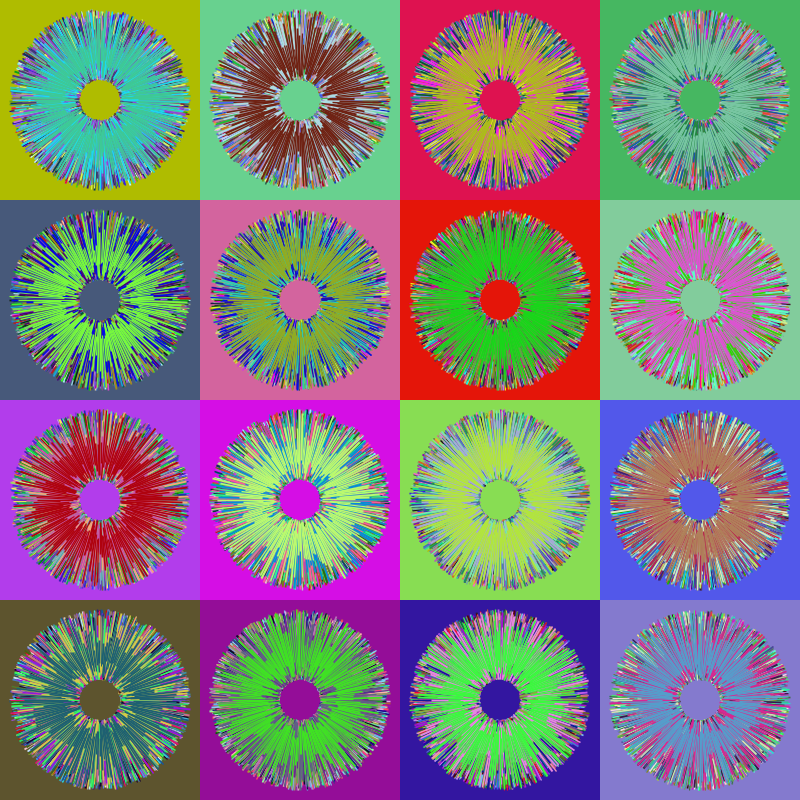
Frame 1 (no input)
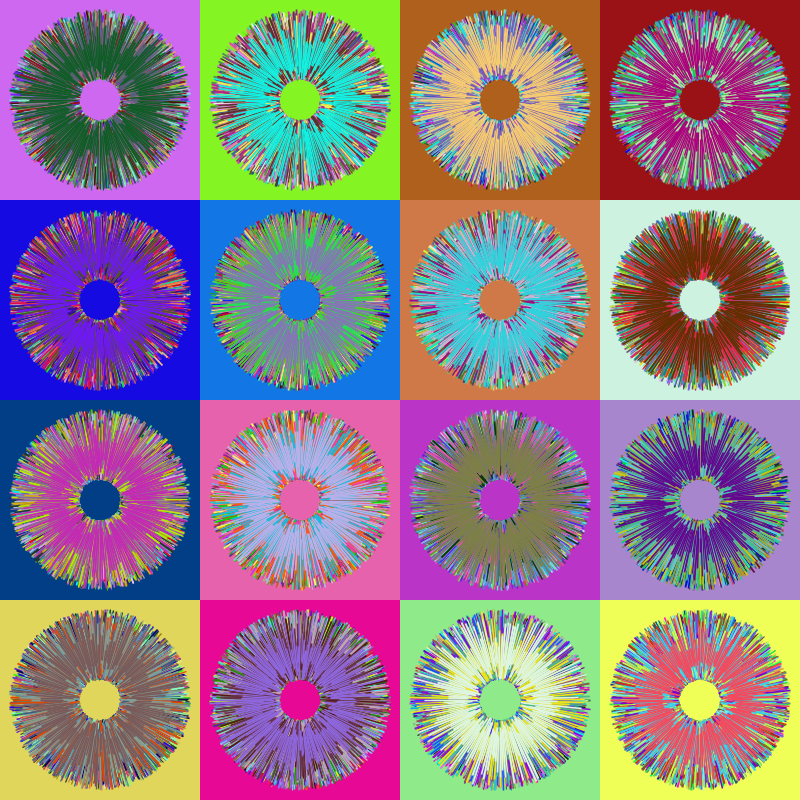
Frame 2 (the mouse pressed at the canvas centre, redrawn once)

The Processing sketch that drew these frames (run headless with seeded random() and noise(); the mouse was pressed at the canvas centre and the sketch redrawn once):

// Processing sketch: Tutorial01
// ── Tutorial01.pde
int counting = 0;
int fps = 60;

float loopCount = 30;

int splitWidth = 200;

void setup() 
{
    size(800, 800, JAVA2D);
    frameRate(fps);

    noLoop();
}

void draw() 
{
    ++counting;
    int sec = counting/fps;
    int frameRest = counting % fps;

    float detailedSec = (float)counting/fps;

    for (int i = -splitWidth / 2; i < width + splitWidth / 2; i += splitWidth)
    {
        for(int j = -splitWidth / 2; j < height + splitWidth / 2; j += splitWidth)
        {
            push();
            translate(i,j);

            noStroke();
            fill(random(255),random(255),random(255));
            rectMode(CENTER);
            rect(0,0,splitWidth,splitWidth);

            for (int n =0; n < loopCount; ++n)
            {
                stroke(random(255),random(255),random(255));
                for (int a = 0; a <360; a+=2)
                {
                    float x = random(splitWidth/10, splitWidth/5);
                    float xx = random(splitWidth/4,splitWidth/2.2);
                    strokeWeight(random(1,2));
                    strokeCap(CORNER);

                    pushMatrix();
                    rotate(radians(a) + radians(n * 2/loopCount));
                    line(x,0,xx,0);
                    popMatrix();
                }
            }
            pop();
        }
    }
    
}
